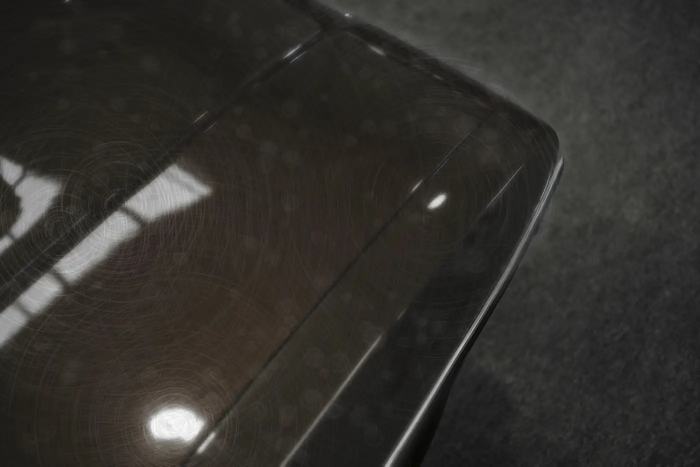
#> input picture site/assets/img/ba-before-1400.webp, 1400 x 933 px, given in place of u18.jpg, which was not available (shown at 1/2 size)
$ python images.py
#> lines starting #> are read from the running program, lines starting #| are printed output that depends on the picture
"""Сборка изображений для site/assets из исходников в _src/ (папка не публикуется).

Запуск из корня проекта:  python tools/images.py
Исходники: фотографии Unsplash (см. ASSETS.md) и оригинальный логотип 1147 в brand/.
Скрипт нужен только при замене фото; сайт работает без него.
"""
from __future__ import annotations

import math
import random
from pathlib import Path

import numpy as np
from PIL import Image, ImageDraw, ImageFilter, ImageEnhance

ROOT = Path(__file__).resolve().parent.parent
SRC = ROOT / "_src"
OUT = ROOT / "site" / "assets" / "img"
BRAND_OUT = ROOT / "site" / "assets" / "brand"
OUT.mkdir(parents=True, exist_ok=True)
BRAND_OUT.mkdir(parents=True, exist_ok=True)

# Unsplash (бесплатная лицензия Unsplash). id -> URL оригинала, см. ASSETS.md
SOURCES = {
    "u18": "https://unsplash.com/photos/sports-car-washing-in-garage-pRppMPh4Zho",
    "u1": "https://unsplash.com/photos/parked-black-car-HNCSCpWrVJA",
    "u4": "https://unsplash.com/photos/black-car-covered-in-soap-suds-during-wash-bCQSrcYghJI",
    "u12": "https://unsplash.com/photos/a-man-waxing-a-car-in-a-garage-CsZjHjFN3N8",
    "u8": "https://unsplash.com/photos/detailer-cleaning-the-dashboard-of-a-classic-car-5SmPnmCjwcU",
    "u14": "https://unsplash.com/photos/gray-microfiber-cloth-on-a-black-car-hood-Df9XCGX9Y2U",
    "u27": "https://unsplash.com/photos/a-man-working-on-a-tire-in-a-garage-9uHal2Dd9aE",
    "u21": "https://unsplash.com/photos/a-close-up-of-a-car-tire-on-a-wet-surface-m5g2IFRouCs",
    "u37": "https://unsplash.com/photos/red-sports-car-tmAynVA_ihE",
    "u39": "https://unsplash.com/photos/a-close-up-of-a-cars-headlight-in-the-dark-oqw8zg1wC78",
    "u6": "https://unsplash.com/photos/black-and-gray-car-interior-U4IaoKF5aj4",
    "u24": "https://unsplash.com/photos/the-interior-of-a-modern-car-with-leather-seats-jBL6jiMgwlM",
    "u50": "https://unsplash.com/photos/close-up-of-a-shiny-blue-car-body-with-reflections-6_Rv_qzog90",
    "u52": "https://unsplash.com/photos/close-up-of-a-classic-cars-shiny-black-fender-8ZW-P92HnnE",
    "u49": "https://unsplash.com/photos/close-up-of-a-shiny-brown-car-hood-lFDWY0SbTSA",
}


def load(name: str) -> Image.Image:
#> called with name = 'u18'
    return Image.open(SRC / f"{name}.jpg").convert("RGB")
#> returned value is the input picture: PIL image 1400x933 RGB; mean R, G, B 50.9, 48.6, 44.7


def crop_aspect(img: Image.Image, aspect: float, cx: float = 0.5, cy: float = 0.5, scale: float = 1.0) -> Image.Image:
    """Наибольший кадр с нужным соотношением сторон, центрированный в (cx, cy)."""
#> called with aspect = 1.15, cx = 0.53, cy = 0.55, scale = 0.94
    w, h = img.size
#> w = 1400; h = 933
    if w / h > aspect:
        ch = h * scale
#> ch = 877
        cw = ch * aspect
#> cw = 1008.6
    else:
        cw = w * scale
        ch = cw / aspect
    x0 = min(max(cx * w - cw / 2, 0), w - cw)
#> x0 = 237.7
    y0 = min(max(cy * h - ch / 2, 0), h - ch)
#> y0 = 55.98
    return img.crop((round(x0), round(y0), round(x0 + cw), round(y0 + ch)))
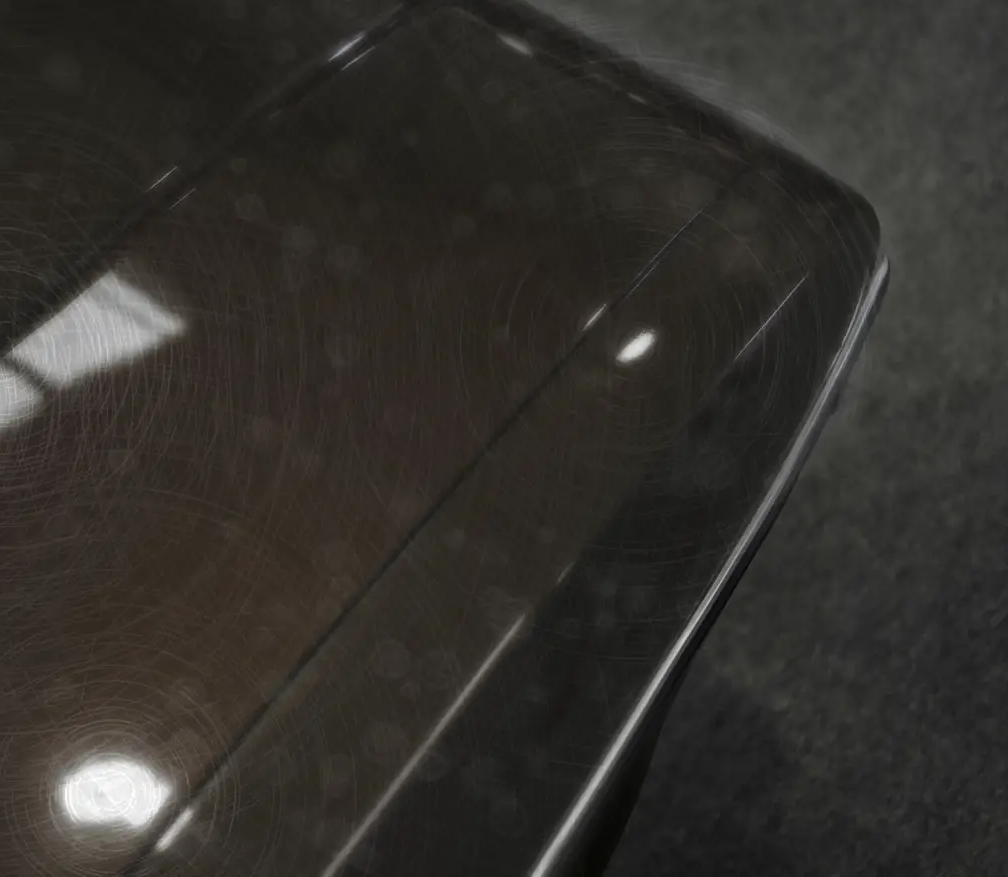
#> returned value: PIL image 1008x877 RGB; mean R, G, B 51, 48.3, 43.9


def save_variants(img: Image.Image, stem: str, widths: list[int], quality: int = 72, jpg_width: int | None = None) -> None:
#> called with stem = 'hero-desktop', quality = 64, jpg_width = 1080
    for w in widths:
        h = round(img.height * w / img.width)
        im = img.resize((w, h), Image.LANCZOS)
        im.save(OUT / f"{stem}-{w}.webp", "WEBP", quality=quality, method=6)
    if jpg_width:
        h = round(img.height * jpg_width / img.width)
#> h = 940
        img.resize((jpg_width, h), Image.LANCZOS).save(OUT / f"{stem}-{jpg_width}.jpg", "JPEG", quality=76, optimize=True, progressive=True)


# [76 lines left out: functions retouch_glove, make_before, not called in this run]


def build_photos() -> None:
    # Первый экран: ПК — широкий кадр, автомобиль справа; телефон — плотнее, точка внимания выше
    u18 = load("u18")
    desk = crop_aspect(u18, 1.15, cx=0.53, cy=0.55, scale=0.94)  # слева уходит в затемнение (CSS-маска)
    save_variants(desk, "hero-desktop", [1080, 1600], quality=64, jpg_width=1080)
    mob = crop_aspect(u18, 1.25, cx=0.585, cy=0.53, scale=0.82)  # без ведра на заднем плане
#> call 2 of crop_aspect, with aspect = 1.25, cx = 0.585, cy = 0.53, scale = 0.82
#> in crop_aspect (call 2), `return img.crop((round(x0), round(y0), round(x0 + cw), round(y0 + ch)))`:
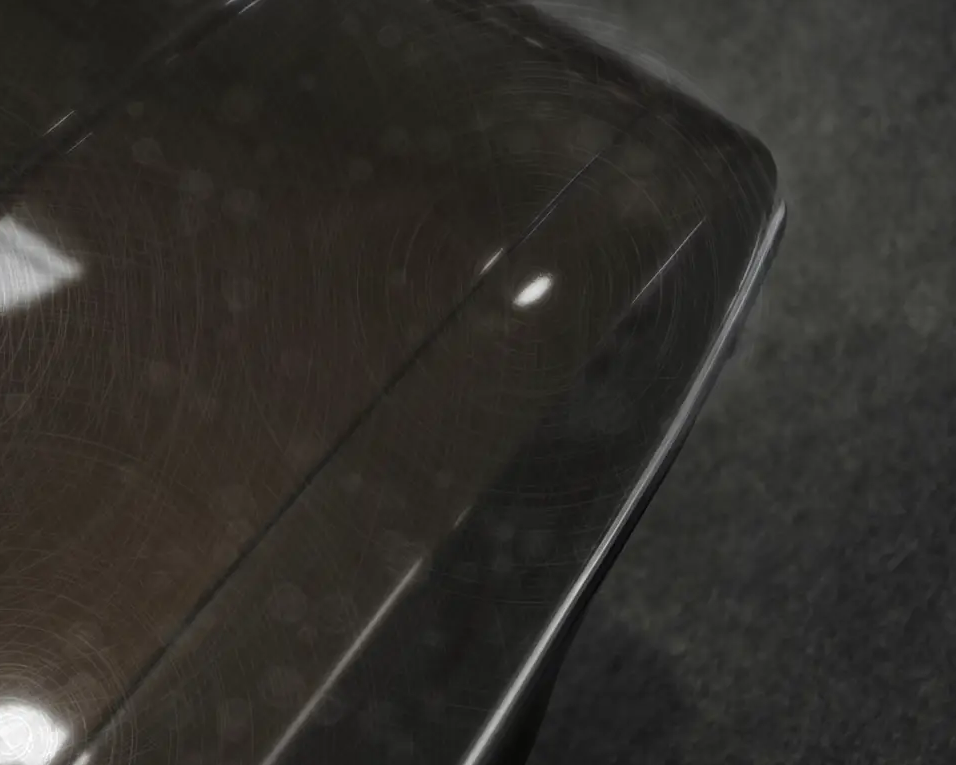
#> returned value: PIL image 956x765 RGB; mean R, G, B 49.5, 47.1, 42.8
    save_variants(mob, "hero-mobile", [480, 800, 1080], quality=64, jpg_width=800)

    # Карточки услуг 4:3
    cards = {
        "card-wash": (load("u4"), 0.5, 0.52, 1.0),
        "card-complex": (load("u21"), 0.5, 0.60, 1.0),
        "card-polish": (load("u12"), 0.5, 0.42, 1.0),
        "card-protect": (load("u14"), 0.45, 0.5, 1.0),
        "card-interior": (load("u8"), 0.66, 0.5, 1.0),
        "card-tires": (retouch_glove(load("u27")), 0.58, 0.5, 1.0),
    }
    for stem, (img, cx, cy, sc) in cards.items():
        save_variants(crop_aspect(img, 4 / 3, cx, cy, sc), stem, [480, 800], quality=70)

    # Широкая полоса «Комплекс 1147»
    u1 = load("u1")
    save_variants(crop_aspect(u1, 2.0, 0.5, 0.655), "band-complex", [1280, 1920], quality=68)
    save_variants(crop_aspect(u1, 0.9, 0.5, 0.6, 1.0), "band-complex-m", [600, 900], quality=66)

    # Галерея: превью 4:3 и крупный вариант в исходной пропорции
    gallery = {"gal-optics": ("u37", 0.45, 0.45), "gal-optics-night": ("u39", 0.5, 0.30), "gal-interior": ("u6", 0.5, 0.55),
               "gal-leather": ("u24", 0.5, 0.5), "gal-paint": ("u50", 0.5, 0.45), "gal-fender": ("u52", 0.5, 0.5)}
    for stem, (src, cx, cy) in gallery.items():
        img = load(src)
        save_variants(crop_aspect(img, 4 / 3, cx, cy), stem, [480, 800], quality=70)
        big = img.copy()
        big.thumbnail((1600, 1600), Image.LANCZOS)
        big.save(OUT / f"{stem}-full.webp", "WEBP", quality=74, method=6)

    # Иллюстративная пара «до/после» (один кадр)
    after = crop_aspect(load("u49"), 3 / 2)
    before = make_before(after)
    save_variants(after, "ba-after", [800, 1400], quality=74)
    save_variants(before, "ba-before", [800, 1400], quality=74)


# [25 lines left out: function build_brand, not called in this run]


if __name__ == "__main__":
#> (the run stopped early here; a loop or call above may not have finished)
